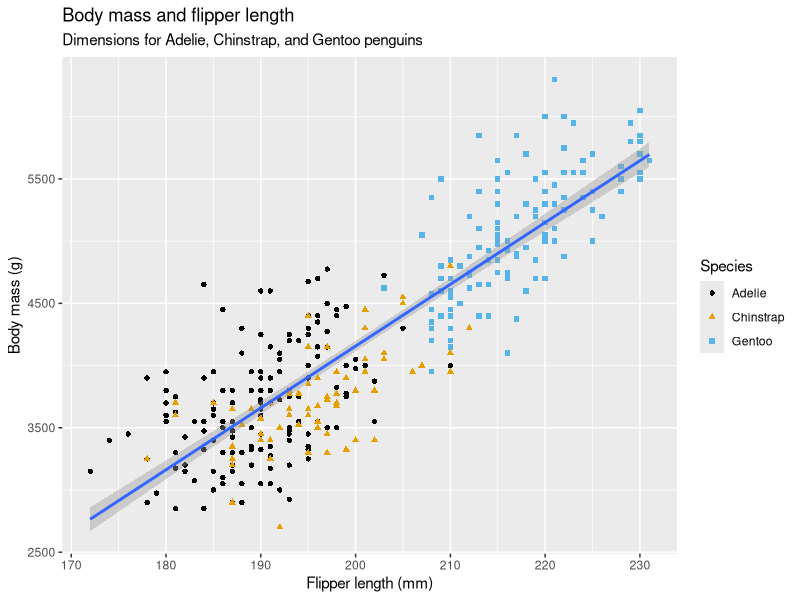
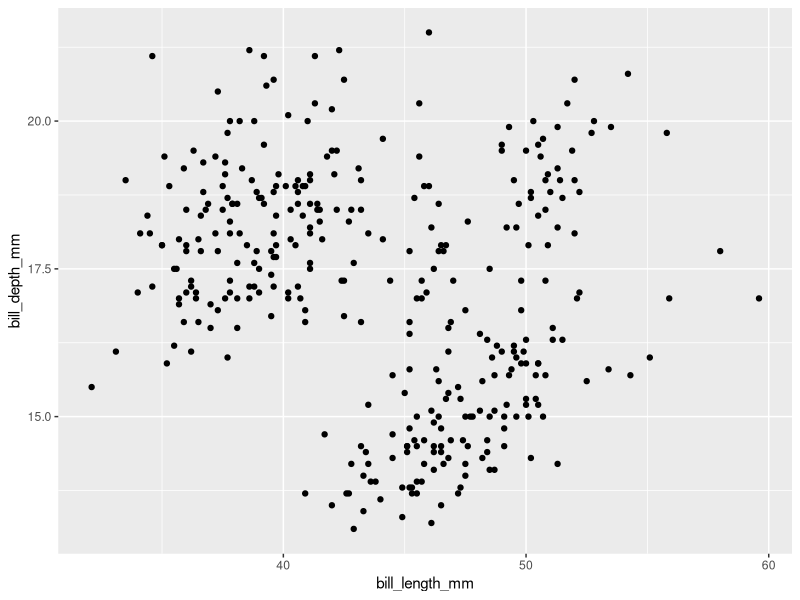
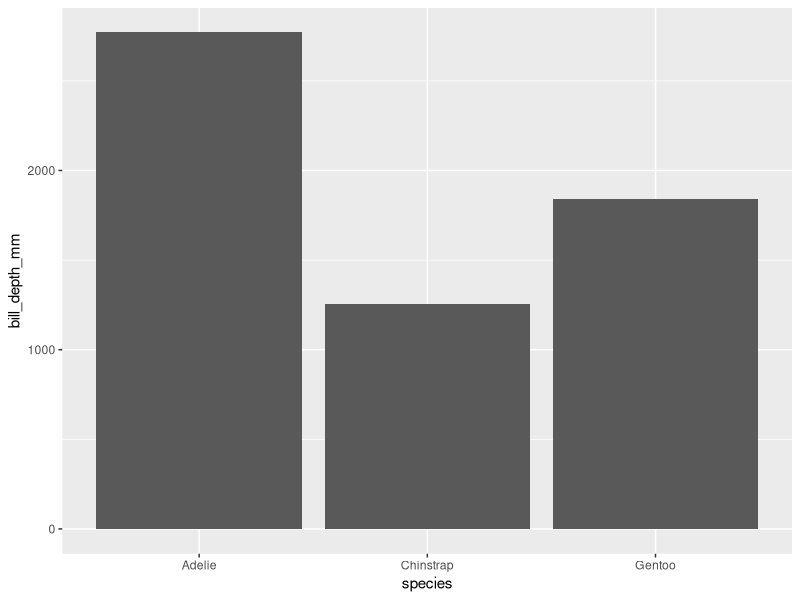
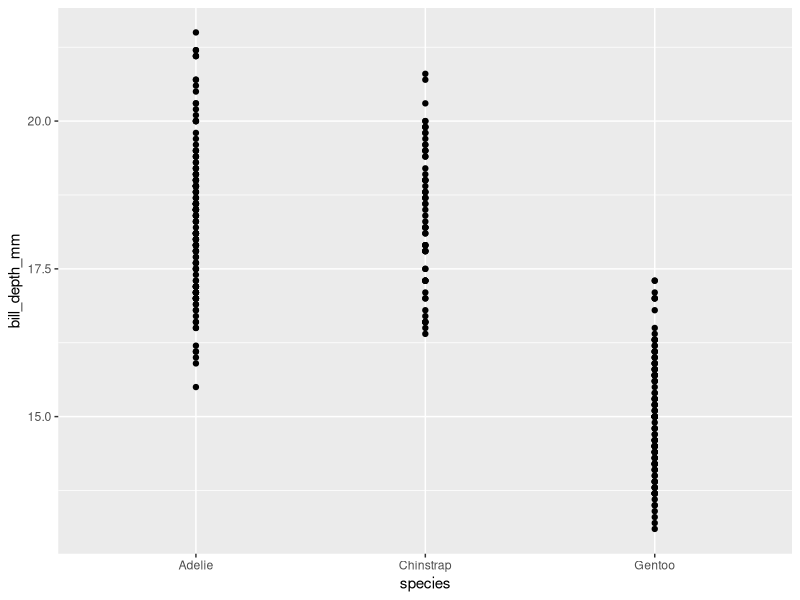
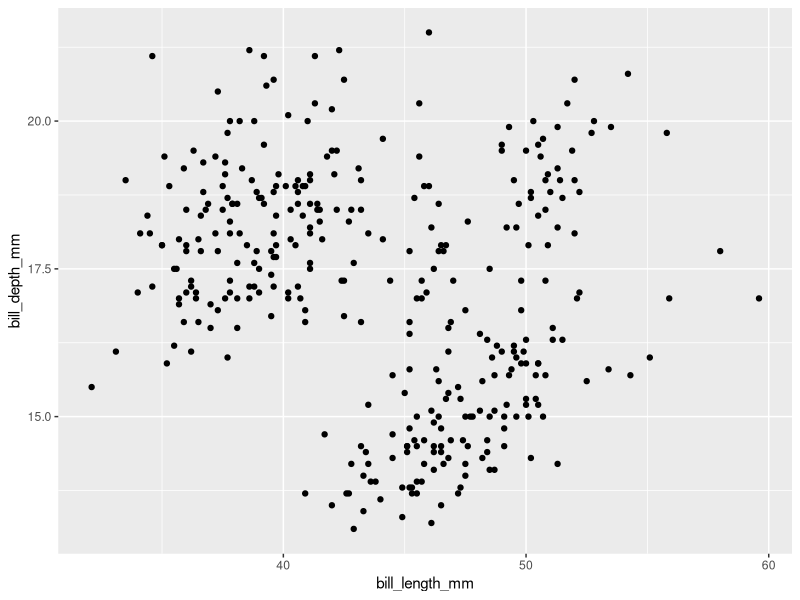
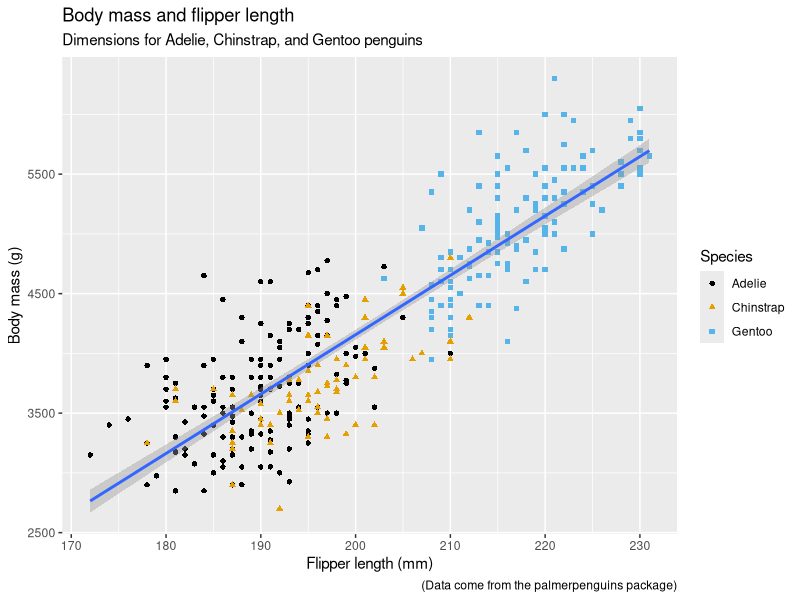
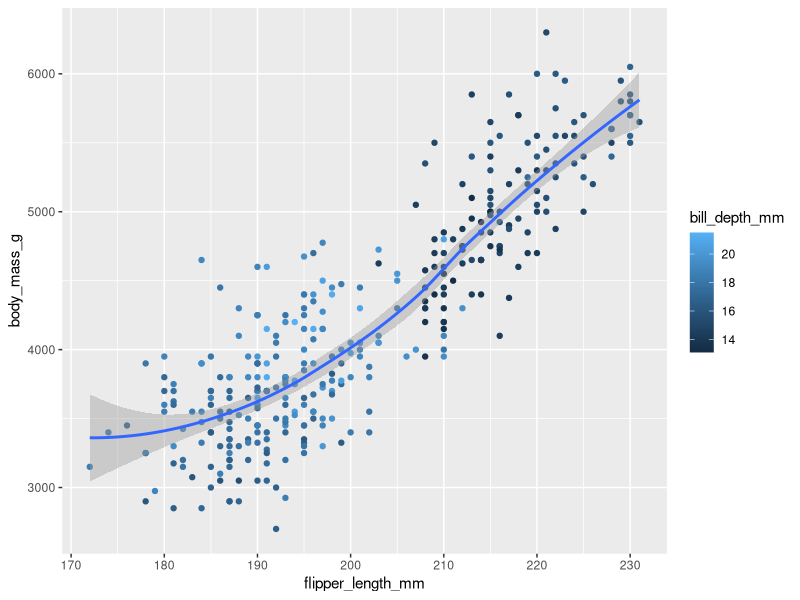
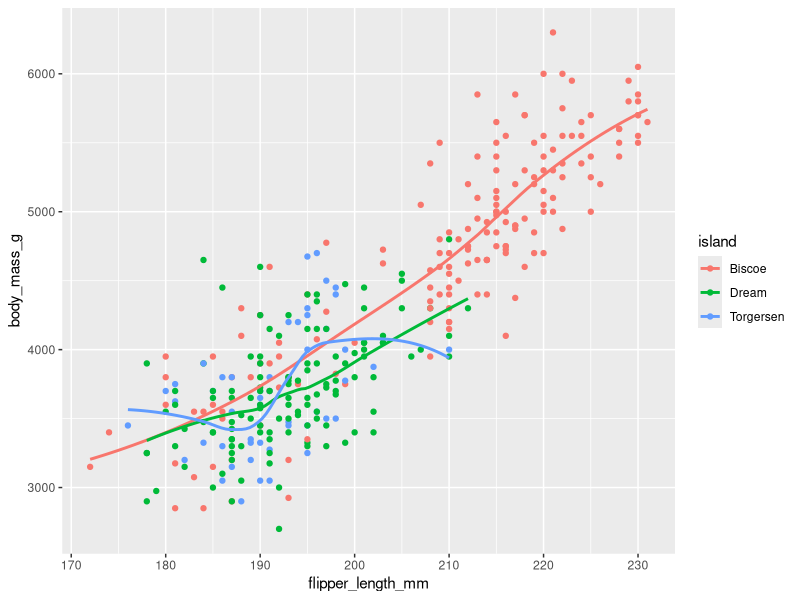

Generate these figures, in order, with R:
## ---- chunk 1
library(tidyverse)
library(palmerpenguins)
library(ggthemes)
## ---- chunk 2
penguins
## ---- chunk 3
glimpse(penguins)
View(penguins)
## ---- chunk 4
?penguins
## ---- chunk 5
ggplot(data=penguins,
       mapping = aes(x = flipper_length_mm, y = body_mass_g)) + geom_point(mapping = aes(color=species, shape = species))+ geom_smooth(method = "lm") + labs( title = "Body mass and flipper length", subtitle = "Dimensions for Adelie, Chinstrap, and Gentoo penguins", x = "Flipper length (mm)", y = "Body mass (g)", color = "Species", shape = "Species") + scale_color_colorblind()
## ---- chunk 6
nrow(penguins)
ncol(penguins)
## ---- chunk 7
?penguins

## ---- chunk 8
ggplot(data=penguins, mapping=aes(x = bill_length_mm, y =bill_depth_mm)) + geom_point()
## ---- chunk 9
ggplot(data=penguins, mapping=aes(x = species, y =bill_depth_mm)) + geom_bar(stat = "identity")

## ---- chunk 10
ggplot(data=penguins, mapping=aes(x = species, y =bill_depth_mm)) + geom_point()

## ---- chunk 11
ggplot(data=penguins, mapping=aes(x = bill_length_mm, y =bill_depth_mm)) + geom_point(na.rm = TRUE)

## ---- chunk 12
ggplot(data=penguins,
       mapping = aes(x = flipper_length_mm, y = body_mass_g)) + geom_point(mapping = aes(color=species, shape = species),na.rm = TRUE)+ geom_smooth(formula = y ~ x, method = "lm",na.rm = TRUE) + labs( title = "Body mass and flipper length", subtitle = "Dimensions for Adelie, Chinstrap, and Gentoo penguins",caption = "(Data come from the palmerpenguins package)", x = "Flipper length (mm)", y = "Body mass (g)", color = "Species", shape = "Species") + scale_color_colorblind()
## ---- chunk 13
ggplot(data=penguins, mapping = aes(x=flipper_length_mm, y=body_mass_g)) + geom_point(mapping=aes(color=bill_depth_mm),na.rm = TRUE) + geom_smooth(na.rm = TRUE, formula = y~x, method = 'loess')
## ---- chunk 14
ggplot(
  data = penguins,
  mapping = aes(x = flipper_length_mm, y = body_mass_g, color = island)
) +
  geom_point() +
  geom_smooth(se = FALSE)
## ---- chunk 15
#| layout-ncol: 2

ggplot(
  data = penguins,
  mapping = aes(x = flipper_length_mm, y = body_mass_g)
) +
  geom_point() +
  geom_smooth()

ggplot() +
  geom_point(
    data = penguins,
    mapping = aes(x = flipper_length_mm, y = body_mass_g)
  ) +
  geom_smooth(
    data = penguins,
    mapping = aes(x = flipper_length_mm, y = body_mass_g)
  )
## ---- chunk 16
ggplot(data=penguins, 
       mapping = aes(x = flipper_length_mm, y =body_mass_g))+ geom_point()

## ---- chunk 17
ggplot(penguins, aes(x = flipper_length_mm, y = body_mass_g)) + geom_point()
## ---- chunk 18
penguins |>
  ggplot(aes(x = flipper_length_mm, y = body_mass_g)) + geom_point()
## ---- chunk 19
ggplot(penguins, aes(x = fct_infreq(species))) +
  geom_bar()

## ---- chunk 20
ggplot(penguins, aes(x = body_mass_g)) +
  geom_histogram(binwidth = 200)
## ---- chunk 21
ggplot(penguins, aes(x=body_mass_g)) + geom_histogram(binwidth=20)
ggplot(penguins, aes(x=body_mass_g)) + geom_histogram(binwidth=2000)

## ---- chunk 22
ggplot(penguins, aes(x = body_mass_g)) + geom_density()

## ---- chunk 23
    ggplot(penguins, aes(y=species)) + geom_bar()
## ---- chunk 24
ggplot(penguins, aes(x = species)) +
  geom_bar(color = "red")

ggplot(penguins, aes(x = species)) +
  geom_bar(fill = "red")
## ---- chunk 25
ggplot(penguins, aes(x = body_mass_g)) +
  geom_histogram(bins = 20)

## ---- chunk 26
ggplot(diamonds, aes(x = carat))+ geom_histogram(binwidth = .5)

## ---- chunk 27
ggplot(penguins, aes(x = species, y = body_mass_g)) +
  geom_boxplot()

## ---- chunk 28
ggplot(penguins, aes(x = body_mass_g, color = species)) + geom_density(linewidth = 1)

## ---- chunk 29
ggplot(penguins, aes(x= body_mass_g, color=species, fill = species)) + geom_density(alpha = .5)
## ---- chunk 30
ggplot(penguins, aes(x = island, fill = species)) +
  geom_bar()

## ---- chunk 31
ggplot(penguins, aes(x = island, fill = species)) +
  geom_bar(position = "fill")
## ---- chunk 32
ggplot(penguins, aes(x=flipper_length_mm, y= body_mass_g)) + geom_point()


## ---- chunk 33
ggplot(penguins, aes(x=flipper_length_mm, y=body_mass_g)) + geom_point(aes(color=species, shape=island))+ facet_wrap(~island)


## ---- chunk 34
?mpg
View(mpg)
